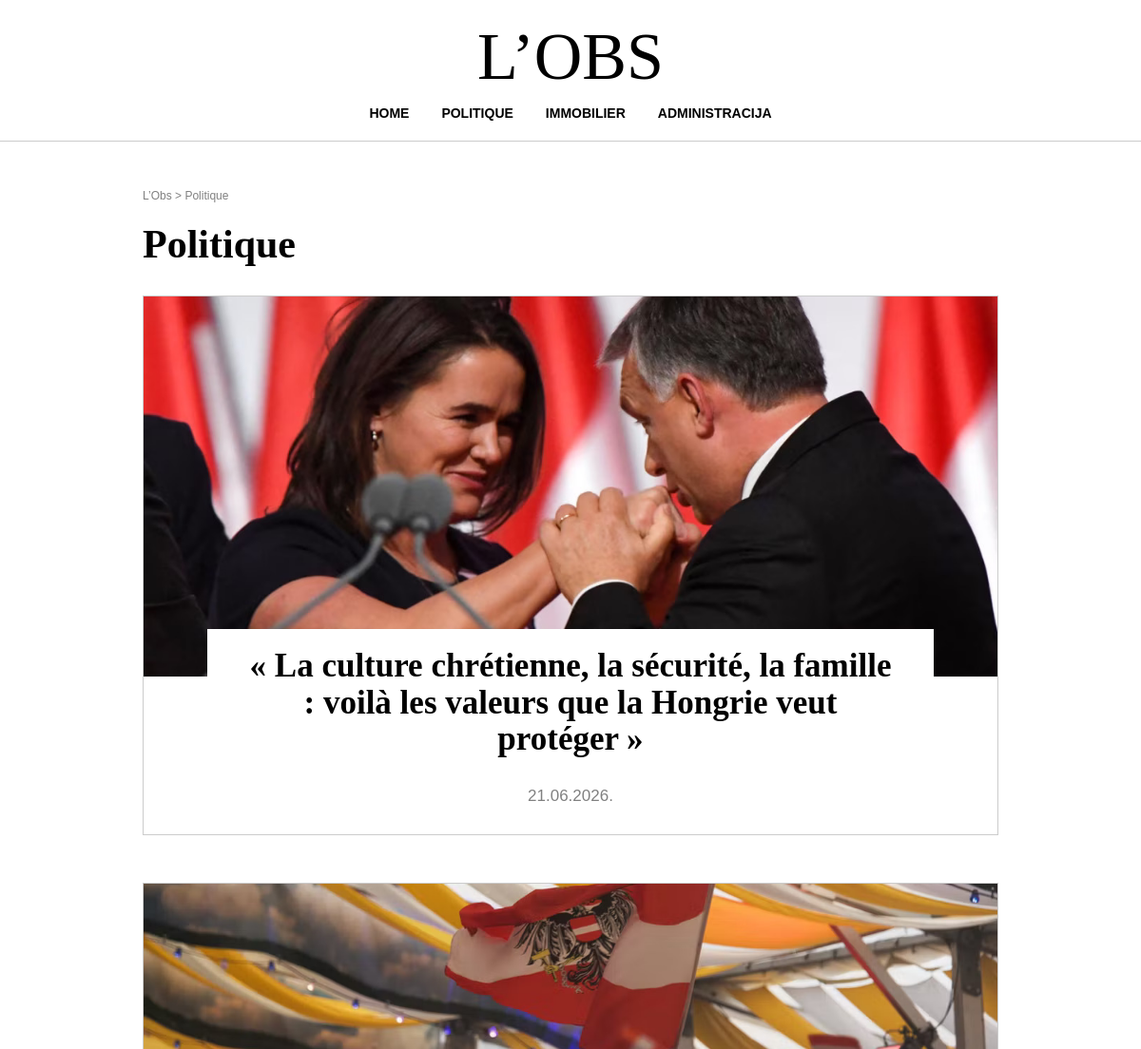
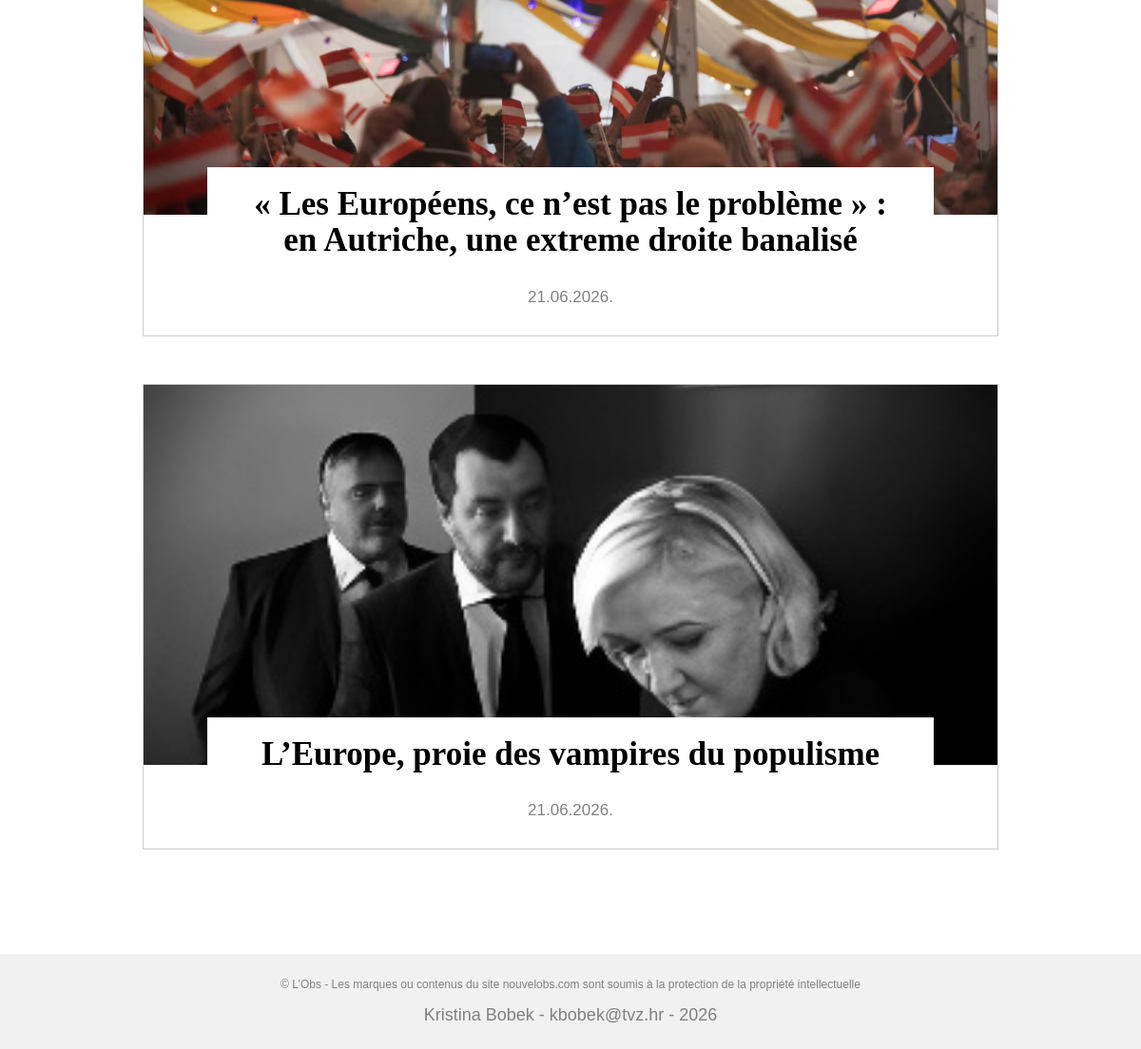
Screenshot of /kategorija.php?kategorija=Politique with the database file from the repository (2 pictures, top to bottom).
### tables this page shows
CREATE TABLE `vijesti` (
  `id` int(11) NOT NULL,
  `datum` varchar(32) NOT NULL,
  `naslov` varchar(255) NOT NULL,
  `sazetak` text NOT NULL,
  `tekst` text NOT NULL,
  `slika` varchar(255) NOT NULL,
  `kategorija` varchar(64) NOT NULL,
  `prikaz` tinyint(1) NOT NULL
);

### kategorija.php (the view, shortened to what this page needs)
<?php
include 'connect.php';
$kategorija=$_GET['kategorija'];
$query="SELECT * FROM vijesti WHERE kategorija='$kategorija' AND prikaz=0";
$rezultat=mysqli_query($dbc,$query);
?>
<!DOCTYPE html>
<html lang="en">
<head>
    <link rel="stylesheet" type="text/css" href="style.css">
</head>
<body>
    <header>
    <h1>L’OBS</h1>
    <nav>
        <ul>
            <li><a href="index.php">HOME</a></li>
            <li><a href="kategorija.php?kategorija=Politique">POLITIQUE</a></li>
            <li><a href="kategorija.php?kategorija=Immobilier">IMMOBILIER</a></li>
            <li><a href="administrator.php">ADMINISTRACIJA</a></li>
        </ul>
    </nav>
  </header>
  <main>
    <section class="kategorija">
        <p class="path">L’Obs > <?php echo $kategorija; ?></p>
        <h1 class="clanak-naslov"><?php echo $kategorija; ?></h1>
        <div class="container">
        <?php while($row=mysqli_fetch_array($rezultat)){?>
        <article>
            <img src="images/<?php echo $row['slika']; ?>">
            <div class="tekst">
                <h3><a href="clanak.php?id=<?php echo $row['id']; ?>">
                    <?php echo $row['naslov']; ?>
                </a></h3>
                <p><?php echo $row['datum']; ?></p>
            </div>
        </article>
        <?php } ?>
        </div>
    </section>
  </main>
  <footer>
    © L’Obs - Les marques ou contenus du site nouvelobs.com sont soumis à la protection de la propriété intellectuelle
    <p>Kristina Bobek - kbobek@tvz.hr - 2026</p>
  </footer>
</body>
</html>

### style.css (style rules this page uses)
* { margin:0; padding:0; box-sizing:border-box; }
body { font-family:Georgia, 'Times New Roman', Times, serif; background:white; min-height: 100vh; display:flex; flex-direction:column; }
header { background:white; text-align:center; padding:20px 0; border-bottom: 1px solid #cccccc; }
header h1 { font-size:70px; font-weight:normal; margin-bottom:10px; }
nav ul { list-style:none; }
nav ul li { display: inline-block; margin:0 15px; }
nav ul li a { text-decoration: none; color:black; font-family:Arial, Helvetica, sans-serif; font-size:14px; font-weight: bold; }
main { width:1000px; margin:50px auto; flex:1; }
section { margin-bottom: 70px; }
.container { display:flex; justify-content: space-between; gap: 25px; }
article { width:33%; background:white; border:1px solid #cccccc; position:relative; padding-bottom:120px; }
article img { width:100%; height:180px; object-fit: cover; display:block; }
.tekst { margin:-25px auto -120px auto; width:90%; position:relative; z-index:2; background:white; text-align:center; padding:8px 10px 15px 10px; }
.tekst h3 { padding: 15px; text-align: center; font-size: 20px; line-height: 1.2; margin-top:-15px; }
.tekst a { color:black; text-decoration: none; }
.tekst p { text-align: center; font-family:Arial, Helvetica, sans-serif; color:gray; font-size:13px; margin-top:-5px; padding-bottom:10px; }
footer { font-family:Arial, Helvetica, sans-serif; margin-top: auto; text-align:center; background:#f1f1f1; color:gray; padding:25px; font-size:12px; margin-top:60px; }
footer p { margin-top:15px; font-size:18px; }
.path { color:gray; font-family:Arial, Helvetica, sans-serif; font-size:12px; margin-bottom:20px; }
.clanak-naslov { font-size:42px; margin-bottom:30px; }
.kategorija { width:900px; margin: 0 auto; }
.kategorija .container { display:flex; flex-direction:column; gap: 50px; }
.kategorija article { width:100%; padding-bottom:0; }
.kategorija article img { width:100%; height:400px; object-fit:cover; }
.kategorija .tekst { width:85%; margin: -50px auto 0 auto; padding:20px; }
.kategorija .tekst h3 { font-size: 35px; line-height: 1.1; }
.kategorija .tekst p { font-size:17px; margin-top:15px; }

### rows the page displays
vijesti: slika (picture), naslov "« La culture chrétienne, la sécurité, la famille : voilà les valeurs que la Hongrie veut protéger »", datum "21.06.2026."
vijesti: slika (picture), naslov "« Les Européens, ce n’est pas le problème » : en Autriche, une extreme droite banalisé", datum "21.06.2026."
vijesti: slika (picture), naslov "L’Europe, proie des vampires du populisme", datum "21.06.2026."

### other values shown
$kategorija "Politique"
